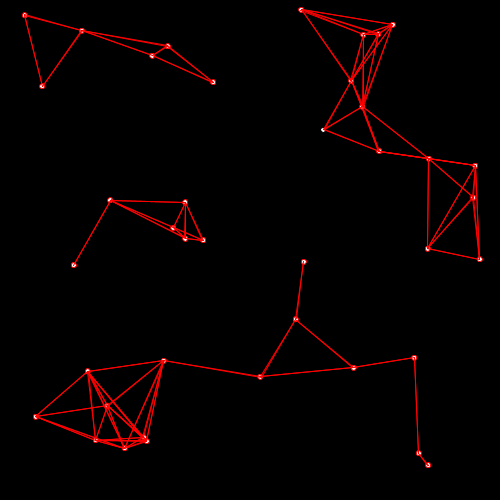
Frame 1 (no input)
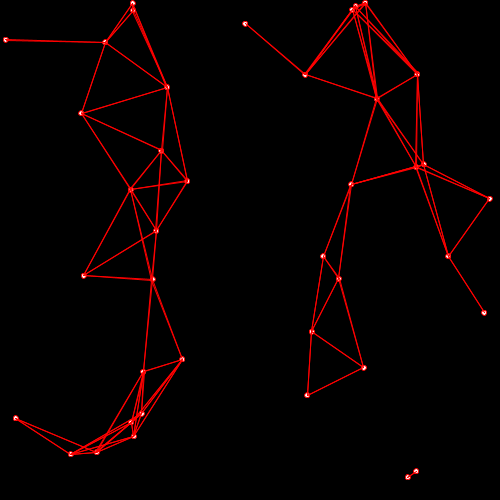
Frame 60 (the mouse pressed at the canvas centre just before this capture)
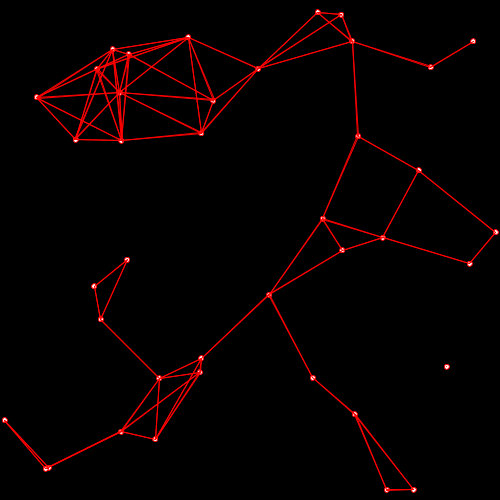
Frame 120 (the mouse held since frame 60 and released just before this capture)

The Processing sketch that drew these frames (run headless with seeded random() and noise(); from frame 60 on, the mouse is pressed at the canvas centre):

// Processing sketch: sketch_230928e
// ── sketch_230928e.pde
void setup(){
  size(500,500);
  for(int i=0; i<N; i++){
    x[i] = random(500);
    y[i] = random(500);
    dx[i] = random(-1,+1);
    dy[i] = random(-1,+1);
  }
}
int N = 40;
float [] x = new float[N];
float [] y = new float[N];
float [] dx = new float[N];
float [] dy = new float[N];
void draw(){
  background(0);
  for(int i=0; i<N; i++){
    ellipse(x[i],y[i],5,5);
  for(int k=0; k<N; k++){
    stroke(255,0,0);
    if(dist(x[i],y[i],x[k],y[k])<100)
      line(x[i],y[i],x[k],y[k]);
  }
    x[i] += dx[i];
    y[i] +=dy[i];
    if(x[i]<0 || x[i]>500) dx[i] = -dx[i];
    if(y[i]<0 || y[i]>500) dy[i] = -dy[i];
  }
}
